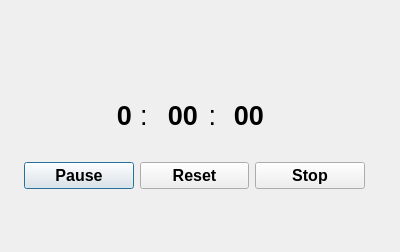
<?xml version="1.0" encoding="UTF-8"?>
<ui version="4.0">
 <class>Dialog</class>
 <widget class="QDialog" name="Dialog">
  <property name="geometry">
   <rect>
    <x>0</x>
    <y>0</y>
    <width>400</width>
    <height>252</height>
   </rect>
  </property>
  <property name="minimumSize">
   <size>
    <width>100</width>
    <height>200</height>
   </size>
  </property>
  <property name="maximumSize">
   <size>
    <width>400</width>
    <height>400</height>
   </size>
  </property>
  <property name="windowTitle">
   <string>Dialog</string>
  </property>
  <widget class="QWidget" name="layoutWidget">
   <property name="geometry">
    <rect>
     <x>24</x>
     <y>150</y>
     <width>341</width>
     <height>51</height>
    </rect>
   </property>
   <layout class="QHBoxLayout" name="horizontalLayout_2">
    <item>
     <widget class="QPushButton" name="pauseResume">
      <property name="font">
       <font>
        <pointsize>12</pointsize>
        <weight>75</weight>
        <bold>true</bold>
       </font>
      </property>
      <property name="text">
       <string>Pause</string>
      </property>
     </widget>
    </item>
    <item>
     <widget class="QPushButton" name="Reset">
      <property name="font">
       <font>
        <pointsize>12</pointsize>
        <weight>75</weight>
        <bold>true</bold>
       </font>
      </property>
      <property name="text">
       <string>Reset</string>
      </property>
     </widget>
    </item>
    <item>
     <widget class="QPushButton" name="Stop">
      <property name="font">
       <font>
        <pointsize>12</pointsize>
        <weight>75</weight>
        <bold>true</bold>
       </font>
      </property>
      <property name="text">
       <string>Stop</string>
      </property>
     </widget>
    </item>
   </layout>
  </widget>
  <widget class="QWidget" name="layoutWidget">
   <property name="geometry">
    <rect>
     <x>100</x>
     <y>80</y>
     <width>171</width>
     <height>71</height>
    </rect>
   </property>
   <layout class="QHBoxLayout" name="horizontalLayout">
    <item>
     <widget class="QLabel" name="hourEdit">
      <property name="minimumSize">
       <size>
        <width>0</width>
        <height>0</height>
       </size>
      </property>
      <property name="maximumSize">
       <size>
        <width>30</width>
        <height>30</height>
       </size>
      </property>
      <property name="font">
       <font>
        <pointsize>20</pointsize>
        <weight>75</weight>
        <bold>true</bold>
       </font>
      </property>
      <property name="text">
       <string>0</string>
      </property>
      <property name="alignment">
       <set>Qt::AlignRight|Qt::AlignTrailing|Qt::AlignVCenter</set>
      </property>
     </widget>
    </item>
    <item>
     <widget class="QLabel" name="label_4">
      <property name="maximumSize">
       <size>
        <width>10</width>
        <height>30</height>
       </size>
      </property>
      <property name="font">
       <font>
        <pointsize>20</pointsize>
       </font>
      </property>
      <property name="text">
       <string>:</string>
      </property>
      <property name="alignment">
       <set>Qt::AlignLeading|Qt::AlignLeft|Qt::AlignVCenter</set>
      </property>
     </widget>
    </item>
    <item>
     <widget class="QLabel" name="minEdit">
      <property name="minimumSize">
       <size>
        <width>0</width>
        <height>0</height>
       </size>
      </property>
      <property name="maximumSize">
       <size>
        <width>40</width>
        <height>30</height>
       </size>
      </property>
      <property name="font">
       <font>
        <pointsize>20</pointsize>
        <weight>75</weight>
        <bold>true</bold>
       </font>
      </property>
      <property name="text">
       <string>00</string>
      </property>
      <property name="alignment">
       <set>Qt::AlignRight|Qt::AlignTrailing|Qt::AlignVCenter</set>
      </property>
     </widget>
    </item>
    <item>
     <widget class="QLabel" name="label_5">
      <property name="maximumSize">
       <size>
        <width>10</width>
        <height>30</height>
       </size>
      </property>
      <property name="font">
       <font>
        <pointsize>20</pointsize>
       </font>
      </property>
      <property name="text">
       <string>:</string>
      </property>
      <property name="alignment">
       <set>Qt::AlignRight|Qt::AlignTrailing|Qt::AlignVCenter</set>
      </property>
     </widget>
    </item>
    <item>
     <widget class="QLabel" name="secEdit">
      <property name="minimumSize">
       <size>
        <width>0</width>
        <height>0</height>
       </size>
      </property>
      <property name="maximumSize">
       <size>
        <width>40</width>
        <height>30</height>
       </size>
      </property>
      <property name="font">
       <font>
        <pointsize>20</pointsize>
        <weight>75</weight>
        <bold>true</bold>
       </font>
      </property>
      <property name="text">
       <string>00</string>
      </property>
      <property name="alignment">
       <set>Qt::AlignRight|Qt::AlignTrailing|Qt::AlignVCenter</set>
      </property>
     </widget>
    </item>
   </layout>
  </widget>
 </widget>
 <resources/>
 <connections/>
</ui>
